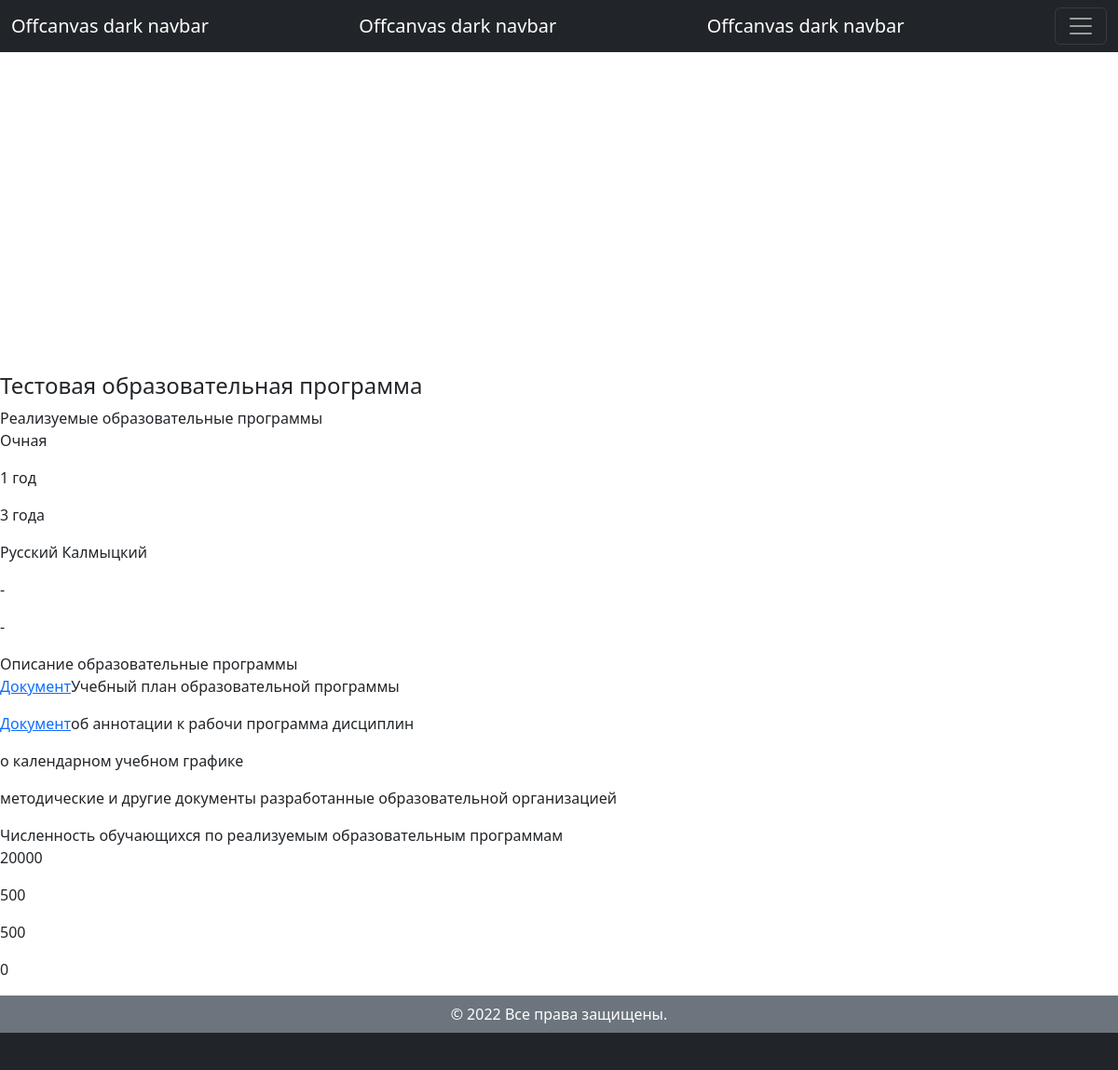
Page /obraz on the committed database.
### base/models.py (models this page shows)
class Obraz(models.Model):
    nameObraz = models.CharField('Название образовательной программы ', max_length=200)
    class Meta:
        verbose_name = 'Образовательная программа'
        verbose_name_plural = 'Образовательные программы'

class elementsObraz(models.Model):
    formObuch = models.CharField("Форма обучения", max_length=200)
    normSrokObuch = models.TextField("Нормативный срок обучения", null=True, blank=True)
    srokAkreditObuch = models.TextField("Срок действия гос. аккредитации образовательной программы ", null=True, blank=True)
    languageObraz = models.CharField("Языки, на которых осуществляется образовательная программа", max_length=200)
    moduleObraz = models.TextField("учебные курсы, предусмотренные соответствующей образовательной программы", null=True, blank=True)
    praktikObraz = models.TextField("Практики, предусмотренные соответствующей образовательной программы", null=True, blank=True)
    distanceObraz = models.TextField("образовательной программы при реализации элек. обучения на дистанционном обучении", null=True, blank=True)
    uchebPlan = models.FileField("Учебный план образовательной программы'электронный документ'", upload_to='static/docs', blank=True, null=True, default=None)
    annatotionDis = models.FileField("об аннотации по рабочим программам", upload_to='static/docs', blank=True, null=True, default=None)
    calendarUcheb = models.FileField("Календарный учебный график", upload_to='static/docs', blank=True, null=True, default=None)
    metodDocs = models.FileField("о методических документах образ. процесса ", upload_to='static/docs', blank=True, null=True, default=None)
    obshislo = models.CharField("Общая численность обучающихся", max_length=100)
    obshisloBudgetFed = models.CharField("Общая численность обучающихся за счет федеральных бюджетных средств", max_length=100)
    obshisloBudgetReg = models.CharField("Общая численность обучающихся за счет бюджетных средств субъекта", max_length=100)
    obshisloBudgetSMO = models.CharField("Общая численность обучающихся за счет местных бюджетов", max_length=100)
    obshisloDogovor = models.CharField("Общая численность обучающихся по договору об образовании", max_length=100)
    Licenzy = models.FileField("Лицензия на осуществление образовательной деятельности", upload_to='static/docs', blank=True, null=True, default=None)
    nameObr = models.ForeignKey(Obraz, on_delete=models.CASCADE)
    class Meta:
        verbose_name = 'Об образовательной программе'
        verbose_name_plural = 'Об образовательных программах'

### base/views.py (the view)
# urls.py: path('obraz', obraz, name="obraz"),
def obraz(request):
    obrazEl = {
        "elementsObraz": elementsObraz.objects.order_by()[:],
        "nameObraz": Obraz.objects.order_by()[:]
    }
    return render(request, 'main/Obraz.html', obrazEl)

### main/templates/main/Obraz.html (shortened to what this page needs)
{% extends 'main/base.html' %}
{% load static %}
{% block content %}
    {% for i in nameObraz %}
    <h4>{{ i.nameObraz }}</h4>
     {% for i in elementsObraz %}
        Реализуемые образовательные программы
                <p>{{ i.formObuch }}</p>
                <p>{{ i.normSrokObuch }}</p>
                <p>{{ i.srokAkreditObuch }}</p>
                <p>{{ i.languageObraz }}</p>
                <p>{{ i.praktikObraz }}</p>
                <p>{{ i.distanceObraz }}</p>
         {% endfor %}
         {% for i in elementsObraz %}
        Описание образовательные программы
                <p>{% if i.uchebPlan %}<a href="{{ i.uchebPlan.url }}">Документ</a>{% endif %}Учебный план образовательной программы</p>
                <p>{% if i.annatotionDis %}<a href="{{ i.annatotionDis.url }}">Документ</a>{% endif %}об аннотации к рабочи программа дисциплин</p>
                <p>{% if i.calendarUcheb %}<a href="{{ i.calendarUcheb.url }}">Документ</a>{% endif %}о календарном учебном графике</p>
                <p>{% if i.metodDocs %}<a href="{{ i.metodDocs.url }}">Документ</a>{% endif %}методические и другие документы разработанные образовательной организацией</p>
         {% endfor %}
         {% for i in elementsObraz %}
        Численность обучающихся по реализуемым образовательным программам
                <p>{{ i.obshislo}}</p>
                <p>{{ i.obshisloBudgetFed }}</p>
                <p>{{ i.obshisloBudgetReg }}</p>
                <p>{{ i.obshisloBudgetSMO }}</p>
                <p>{{ i.obshisloDogovor }}</p>
                <p>{% if i.Licenzy %}<a href="{{ i.Licenzy.url }}">Документ</a>{% endif %}Лицензия на осуществление образовательной деятельности</p>
        {% endfor %}
    {% endfor %}
{% endblock %}

### rows in the picture
Obraz: nameObraz "Тестовая образовательная программа"
elementsObraz: formObuch "Очная", normSrokObuch "1 год", srokAkreditObuch "3 года", languageObraz "Русский Калмыцкий", praktikObraz "-", distanceObraz "-", obshislo "20000", obshisloBudgetFed "500", obshisloBudgetReg "500", obshisloBudgetSMO "0"
